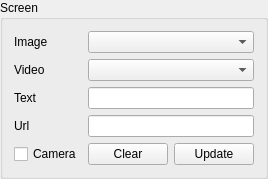
     <widget class="QGroupBox" name="groupBox_2">
      <property name="font">
       <font>
        <pointsize>9</pointsize>
       </font>
      </property>
      <property name="title">
       <string>Screen</string>
      </property>
      <layout class="QGridLayout" name="gridLayout_10">
       <item row="0" column="1">
        <widget class="QLabel" name="label_35">
         <property name="font">
          <font>
           <pointsize>9</pointsize>
          </font>
         </property>
         <property name="text">
          <string>Image</string>
         </property>
        </widget>
       </item>
       <item row="2" column="1">
        <widget class="QLabel" name="label_36">
         <property name="font">
          <font>
           <pointsize>9</pointsize>
          </font>
         </property>
         <property name="text">
          <string>Text</string>
         </property>
        </widget>
       </item>
       <item row="2" column="2" colspan="2">
        <widget class="QLineEdit" name="screen_text">
         <property name="font">
          <font>
           <pointsize>9</pointsize>
          </font>
         </property>
        </widget>
       </item>
       <item row="3" column="1">
        <widget class="QLabel" name="label_37">
         <property name="font">
          <font>
           <pointsize>9</pointsize>
          </font>
         </property>
         <property name="text">
          <string>Url</string>
         </property>
        </widget>
       </item>
       <item row="3" column="2" colspan="2">
        <widget class="QLineEdit" name="screen_url">
         <property name="font">
          <font>
           <pointsize>9</pointsize>
          </font>
         </property>
        </widget>
       </item>
       <item row="4" column="1">
        <widget class="QCheckBox" name="screen_camera">
         <property name="font">
          <font>
           <pointsize>9</pointsize>
          </font>
         </property>
         <property name="text">
          <string>Camera</string>
         </property>
        </widget>
       </item>
       <item row="4" column="2">
        <widget class="QPushButton" name="screen_clear">
         <property name="font">
          <font>
           <pointsize>9</pointsize>
          </font>
         </property>
         <property name="text">
          <string>Clear</string>
         </property>
        </widget>
       </item>
       <item row="4" column="3">
        <widget class="QPushButton" name="screen_update">
         <property name="font">
          <font>
           <pointsize>9</pointsize>
          </font>
         </property>
         <property name="text">
          <string>Update</string>
         </property>
        </widget>
       </item>
       <item row="1" column="2" colspan="2">
        <widget class="QComboBox" name="screen_video_list">
         <property name="font">
          <font>
           <pointsize>9</pointsize>
          </font>
         </property>
        </widget>
       </item>
       <item row="1" column="1">
        <widget class="QLabel" name="label_38">
         <property name="font">
          <font>
           <pointsize>9</pointsize>
          </font>
         </property>
         <property name="text">
          <string>Video</string>
         </property>
        </widget>
       </item>
       <item row="0" column="2" colspan="2">
        <widget class="QComboBox" name="screen_image_list">
         <property name="font">
          <font>
           <pointsize>9</pointsize>
          </font>
         </property>
        </widget>
       </item>
      </layout>
     </widget>
